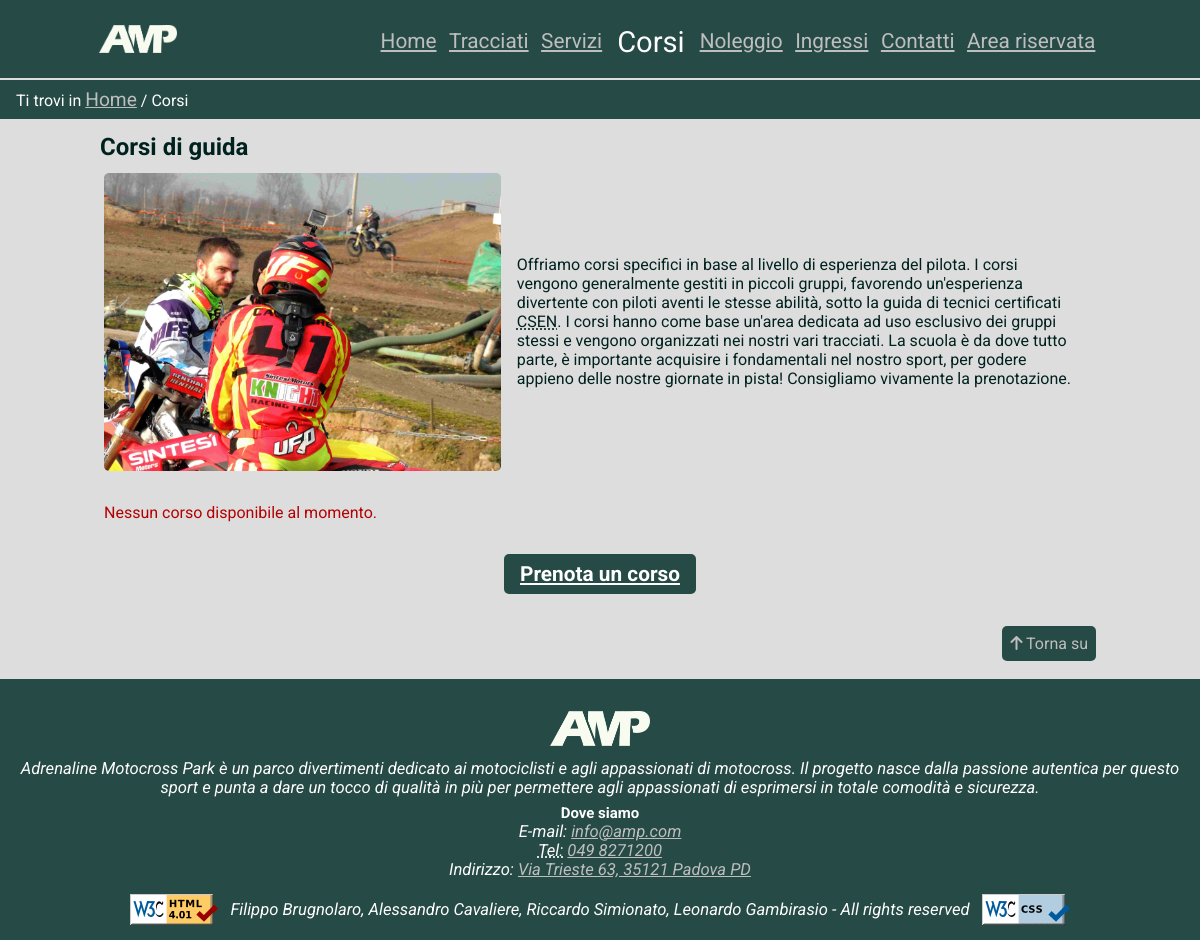
/corsi/index.php, run on an earlier commit of the app's database.
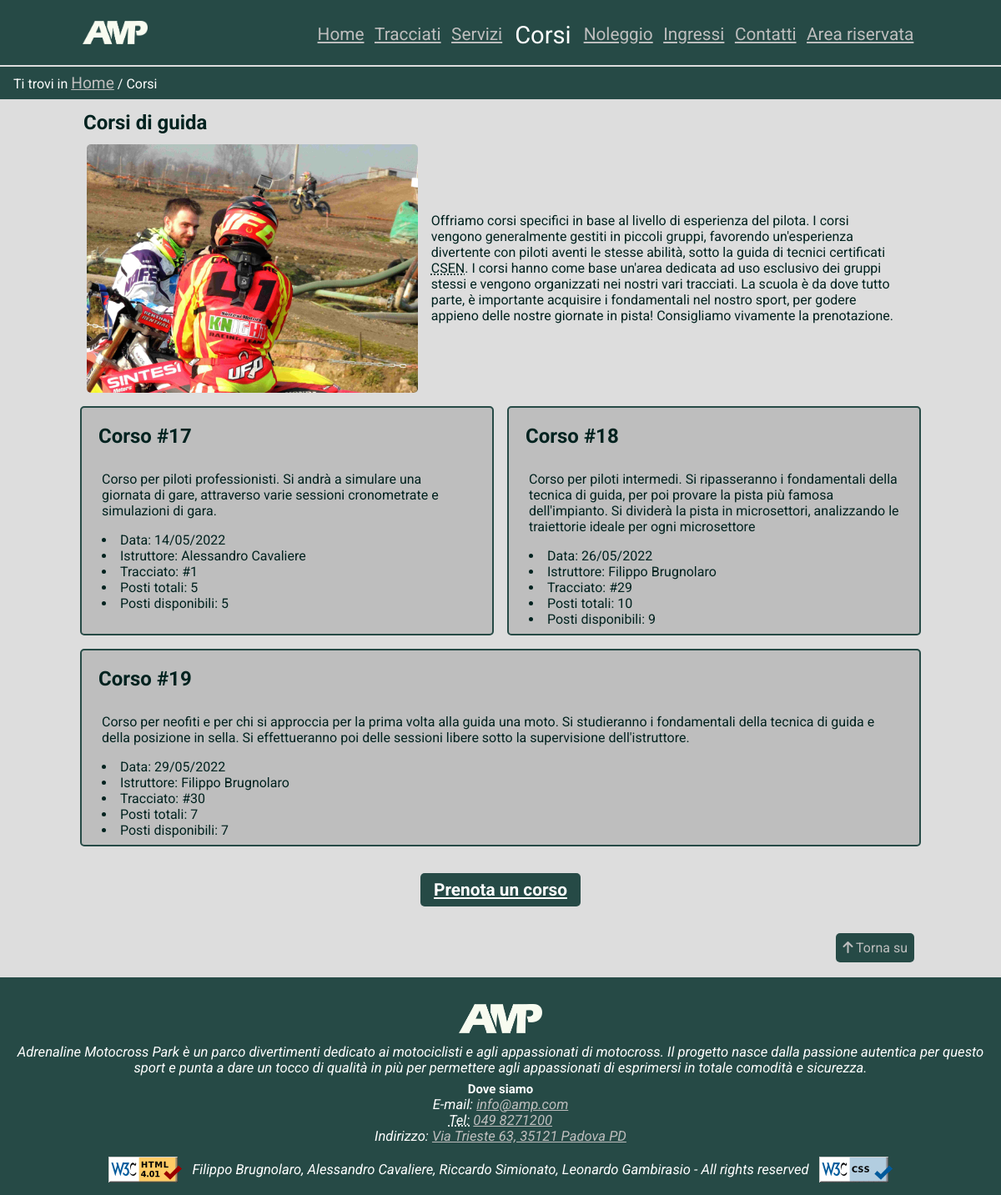
And on a later commit of the database.
### tables this page shows
CREATE TABLE `lezione` (
  `id` int(11) NOT NULL,
  `data` date NOT NULL,
  `posti` smallint(6) NOT NULL,
  `descrizione` text NOT NULL,
  `istruttore` varchar(20) NOT NULL,
  `pista` smallint(6) NOT NULL
);

### utils/db.php (called while the page is built, shortened)
<?php
	class dbAccess {
		private $conn;
		public function openDB(): bool {
			$this->conn = mysqli_connect(dbAccess::HOST, dbAccess::USER, dbAccess::PSW, dbAccess::NAME);
			if(mysqli_connect_errno())
				return false;
			else
				return true;
		}
		public function getQueryResult(array $set) {
			$query = mysqli_query($this->conn,$set[0]);
			if(!mysqli_error($this->conn)) {
				if(mysqli_num_rows($query)) {
					$result = array();
					while($row = mysqli_fetch_assoc($query))
						array_push($result,$row);
					return $result;
				} else
					return null;
			} else
				throw new Exception($set[1]);
		}
}
?>

### corsi/index.php (the view, shortened to what this page needs)
<?php
    require_once('../utils/db.php');
    $page = file_get_contents('corsi.html');
    $recordsBody = "";
    $globalError = "";
    $errorDetails = "";
    $conn = new dbAccess();
    if($conn->openDB()) {
        try {
            $records = $conn->getQueryResult(dbAccess::QUERIES[16]);
            if($records !== null) {
                foreach($records as $record) {
                    $recordsBody .= '<article>';
                    $recordsBody .= '<h2>Corso <span aria-hidden=\'true\'>#</span>'.$record['id'].'</h2>';
                    $recordsBody .= '<p>'.$record['descrizione'].'</p>';
                    $recordsBody .= '<ul>';
                    $recordsBody .= '<li>Data: <time datetime=\''.$record['data'].'\'>'.date('d/m/Y',strtotime($record['data'])).'</time></li>';
                    $recordsBody .= '<li>Istruttore: '.$record['istruttore'].'</li>';
                    $recordsBody .= '<li>Tracciato: <span aria-hidden=\'true\'>#</span>'.$record['pista'].'</li>';
                    $recordsBody .= '<li>Posti totali: '.$record['posti'].'</li>';
                    $recordsBody .= '<li>Posti disponibili: '.(($record['posti'] - $record['occupati']) >0 ? ($record['posti'] - $record['occupati']) : '0').'</li>';
                    $recordsBody .= '</ul>';
                    $recordsBody .= '</article>';
                }
            } else {
                $errorDetails = 'Nessun corso disponibile al momento.';
            }
        } catch (Throwable $t) {
            $errorDetails = $t->getMessage();
        }
    } else
        $globalError = 'Errore di connessione, riprovare più tardi.';
    if(strlen($errorDetails) > 0)
        $errorDetails = "<p class='error'>$errorDetails</p>";
    $page = str_replace('<globalError/>',$globalError,$page);
    $page = str_replace('<erroreCorsi/>',$errorDetails,$page);
    $page = str_replace('<dettaglioCorsi/>',$recordsBody,$page);
    echo $page;
?>

What changed in the data, as far as the page shows it:
added lezione: id "17", descrizione "Corso per piloti professionisti. Si andrà a simulare una giornata di gare, attraverso varie sessioni cronometrate e simulazioni di gara.", data "14/05/2022", istruttore "Alessandro Cavaliere", pista "1", posti "5", $record['posti']-$record['occupati'] "5"
added lezione: id "18", descrizione "Corso per piloti intermedi. Si ripasseranno i fondamentali della tecnica di guida, per poi provare la pista più famosa dell'impianto. Si dividerà la pista in microsettori, analizzando le traiettorie ideale per ogni microsettore", data "26/05/2022", istruttore "Filippo Brugnolaro", pista "29", posti "10", occupati "9"
added lezione: id "19", descrizione "Corso per neofiti e per chi si approccia per la prima volta alla guida una moto. Si studieranno i fondamentali della tecnica di guida e della posizione in sella. Si effettueranno poi delle sessioni libere sotto la supervisione dell'istruttore.", data "29/05/2022", istruttore "Filippo Brugnolaro", pista "30", posti "7", $record['posti']-$record['occupati'] "7"
Also different on the page:
$errorDetails: "Nessun corso disponibile al momento." → (not shown)
